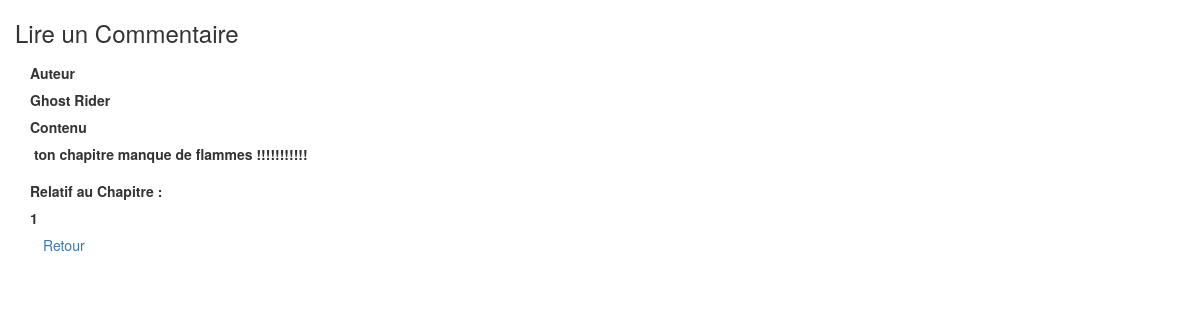
Screenshot of /Admin/commentaire/read.php?idcom=5 with the database file from the repository.
### tables this page shows
CREATE TABLE `commentaire` (
  `idcom` int(11) NOT NULL,
  `horodatage` datetime DEFAULT NULL,
  `auteur` varchar(100) NOT NULL,
  `contenu` varchar(200) NOT NULL,
  `idchap` int(11) NOT NULL
);

### Admin/commentaire/read.php (the view, shortened to what this page needs)
<?php
    $idcom = null;
    if ( !empty($_GET['idcom'])) {
        $idcom = $_REQUEST['idcom'];
    }
    if ( null==$idcom ) {
        header("Location: index.php");
    } else {
        $pdo = Database::connect();
        $pdo->setAttribute(PDO::ATTR_ERRMODE, PDO::ERRMODE_EXCEPTION);
        $sql = "SELECT * FROM commentaire where idcom = ?";
        $q = $pdo->prepare($sql);
        $q->execute(array($idcom));
        $data = $q->fetch(PDO::FETCH_ASSOC);
    }
?>
<!DOCTYPE html>
<html lang="fr">
<head>
    <link   href="../../style/css/bootstrap.min.css" rel="stylesheet">
</head>
<body>
    <div class="container">
        <div class="span10 offset1">
            <div class="row">
                <h3>Lire un Commentaire</h3>
            </div>
            <div class="form-horizontal" >
              <div class="control-group">
                <label class="control-label">Auteur</label>
                <div class="controls">
                    <label class="checkbox">
                        <?php echo $data['auteur'];?>
                    </label>
                </div>
              </div>
              <div class="control-group">
                <label class="control-label">Contenu</label>
                <div class="controls">
                    <label class="checkbox">
                        <?php echo $data['contenu'];?>
                    </label>
                </div>
              </div>
              <div class="control-group">
                <label class="control-label">Relatif au Chapitre : </label>
                <div class="controls">
                    <label class="checkbox">
                        <?php echo $data['idchap'];?>
                    </label>
                </div>
              </div>
                <div class="form-actions">
                  <a class="btn" href="index.php">Retour</a>
               </div>
            </div>
        </div>
    </div>
  </body>
</html>

### rows the page displays
commentaire: auteur "Ghost Rider", contenu "ton chapitre manque de flammes !!!!!!!!!!!", idchap "1"
